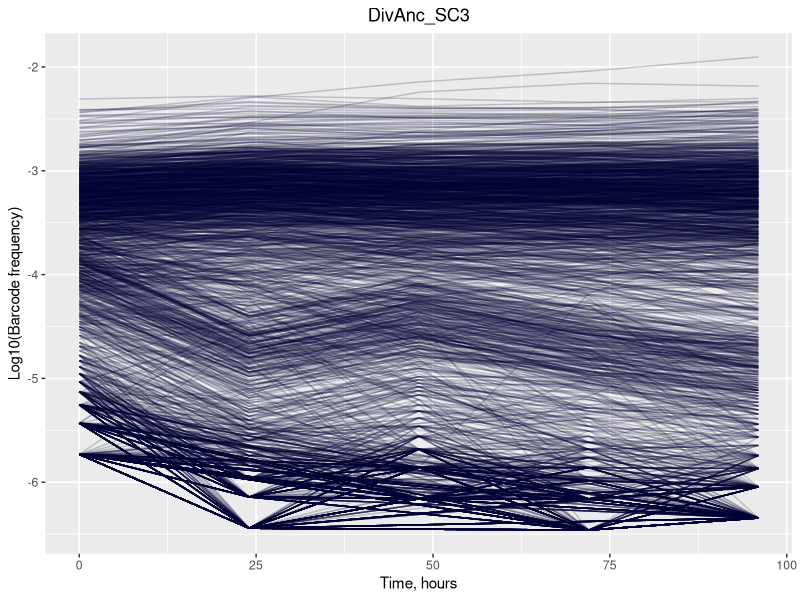
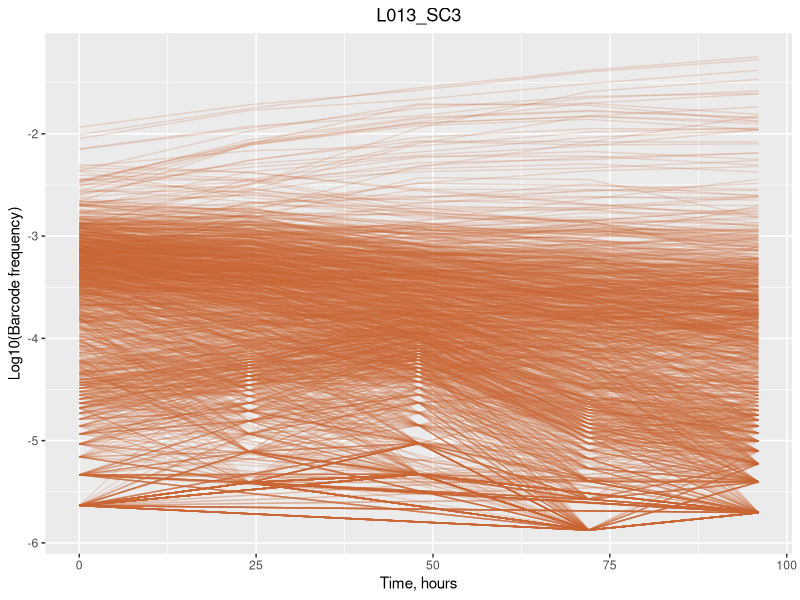
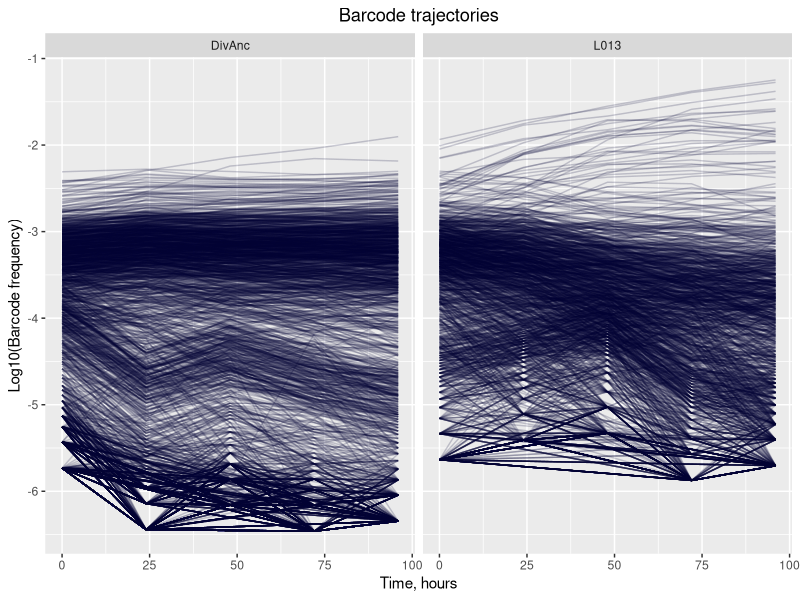
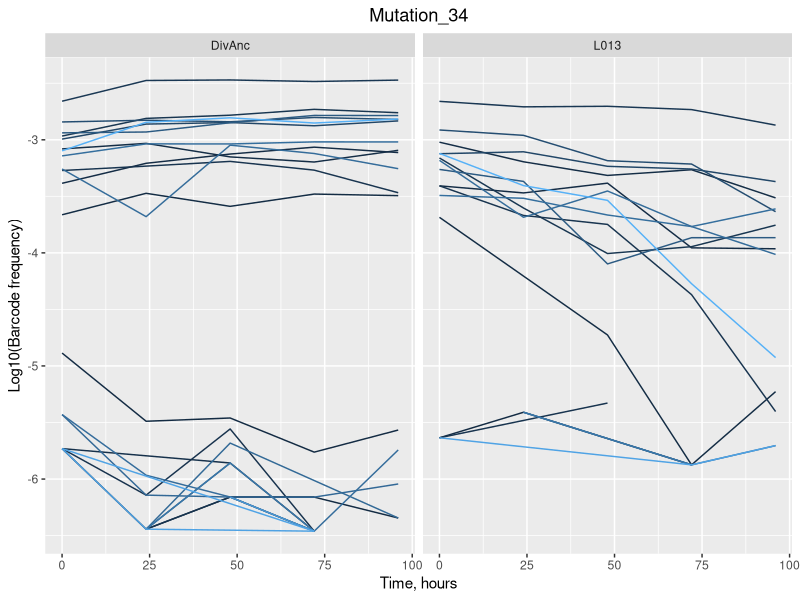
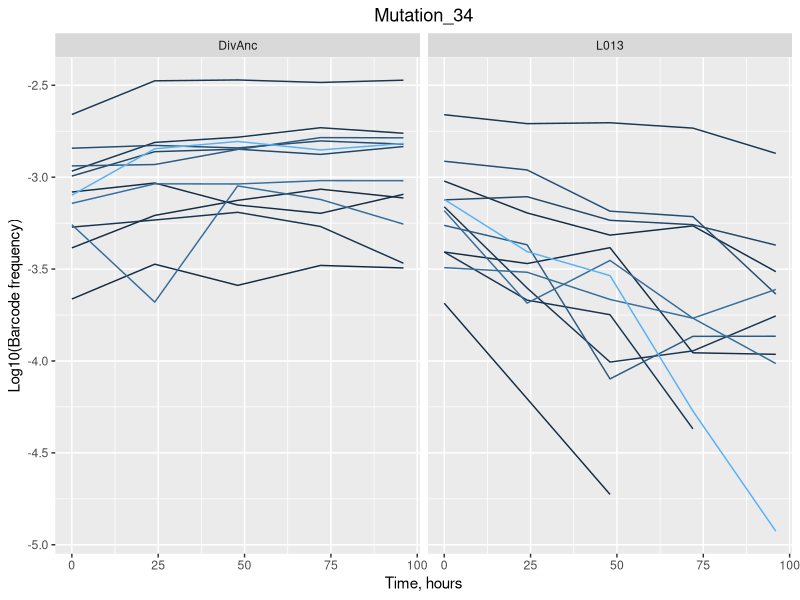
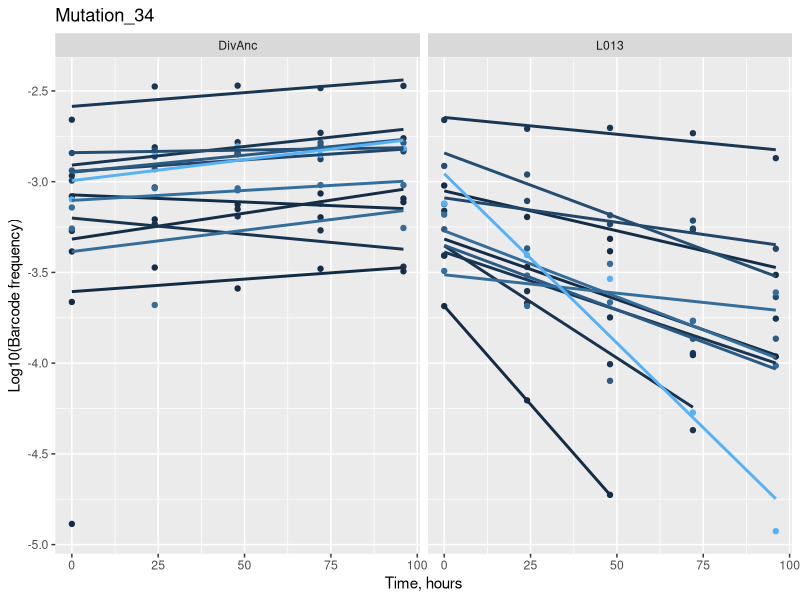
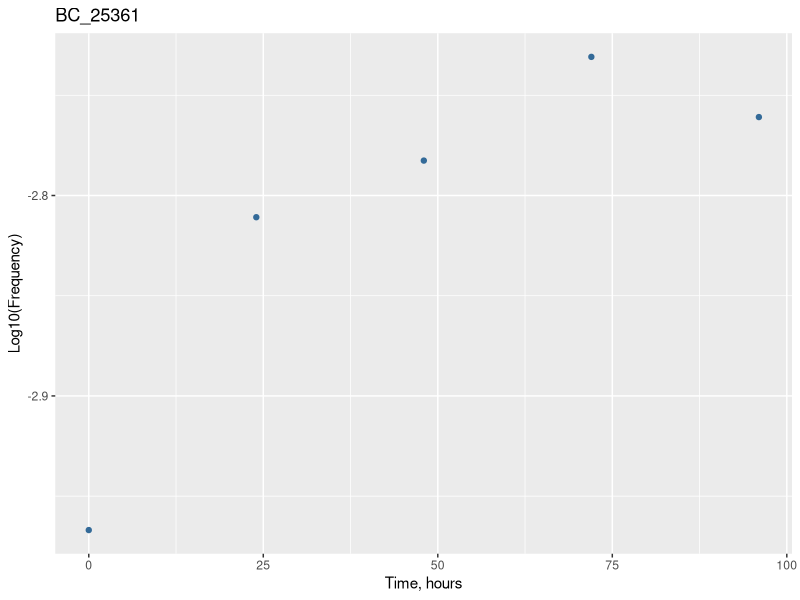
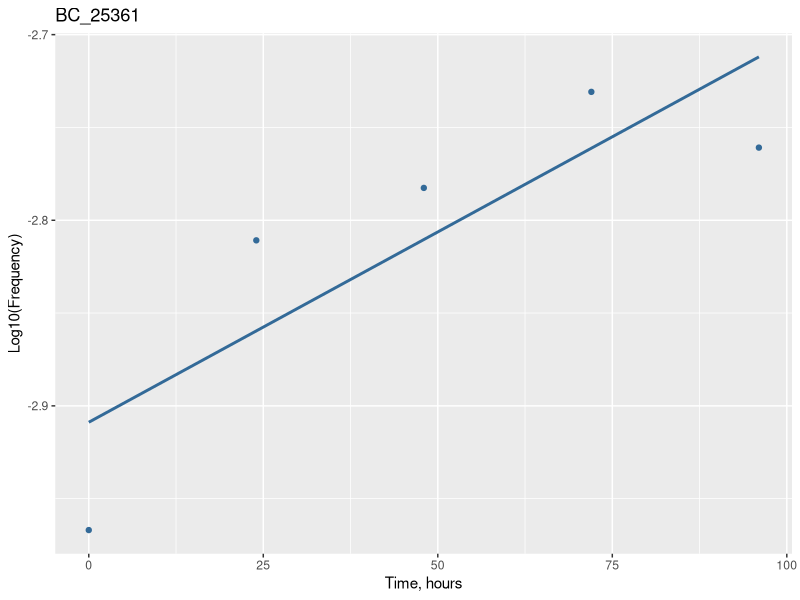

Reproduce these figures in R, in order. (Note: this script raises an error after producing the figures.)
## ---- chunk 1
knitr::opts_chunk$set(echo = TRUE)
## ---- chunk 2
library(tidyr)
library(dplyr)
## ---- chunk 3
library(ggplot2)
library(readr)
## ---- chunk 4
#Note: tbl_df function forwards the argument to "as_data_frame""

exp_data<-read.csv("Experimental_results.csv")
head(exp_data)
## ---- chunk 5
# Remove column "X" from a dataframe:
exp_data<-select(exp_data, -X)
head(exp_data)
## ---- chunk 6
# Practice selecting certain columns from within a dataset
practice_data <- select(exp_data, Mut_ID, Strain, Environment)
head(practice_data)
## ---- chunk 7
# Information from a ggplot description page:
# ggplot(df, aes(x, y, <other aesthetics>))
## ---- chunk 8
# First, check how function "gather" works
exp_rearranged<-gather(exp_data, Generation, Frequency, H_0:H_96)
head(exp_rearranged)
## ---- chunk 9
# Separate values in "Generation" column into 2 columns
table_for_graph<-separate(exp_rearranged,Generation,into=c("H","Time"))
head(table_for_graph)
## ---- chunk 10
# Remove column "H" using function "select"
table_for_graph<-select(table_for_graph, -H)
head(table_for_graph)
## ---- chunk 11
table_cleaned<-na.omit(table_for_graph)
table_cleaned$Time<-as.numeric(table_cleaned$Time)
head(table_cleaned)
## ---- chunk 12
# We might need to plot data for each strain separately..
DivAnc<-filter(table_cleaned, table_cleaned$Strain=="DivAnc")
L013<-filter(table_cleaned, table_cleaned$Strain=="L013")
## ---- chunk 13
# Make a plot for DivAnc strain
DivAnc_plot=ggplot(DivAnc)+geom_line(aes(x=Time,y=Frequency,group=BC_ID),alpha=.2,colour="#000033")+ggtitle("DivAnc_SC3")+theme(plot.title = element_text(hjust = 0.5))+xlab("Time, hours") + ylab("Log10(Barcode frequency)")
DivAnc_plot
## ---- chunk 14
# Make a plot for L013 strain
L013_plot=ggplot(L013)+geom_line(aes(x=Time,y=Frequency,group=BC_ID),alpha=.2,colour="#CC6633")+ggtitle("L013_SC3")+theme(plot.title = element_text(hjust = 0.5))+xlab("Time, hours") + ylab("Log10(Barcode frequency)")
L013_plot
## ---- chunk 15
ggplot(table_cleaned)+geom_line(aes(x=Time,y=Frequency,group=BC_ID),alpha=.2,colour="#000033")+facet_grid(.~Strain)+ggtitle("Barcode trajectories")+theme(plot.title = element_text(hjust = 0.5))+xlab("Time, hours") + ylab("Log10(Barcode frequency)")
## ---- chunk 16
# I've chosen Mut_ID==34
mut34<-filter(table_cleaned, table_cleaned$Mut_ID=="34")
head(mut34)     
## ---- chunk 17
ggplot(mut34,aes(Time, Frequency, group=BC_ID, color=BC_ID))+geom_line()+theme(legend.position="none")+facet_grid(.~Strain)+ggtitle("Mutation_34")+xlab("Time, hours") + ylab("Log10(Barcode frequency)")+theme(plot.title = element_text(hjust = 0.5))
## ---- chunk 18
mut34_f<-filter(mut34, mut34$Frequency>(-5))
head(mut34_f)
## ---- chunk 19
ggplot(mut34_f,aes(Time, Frequency, group=BC_ID, color=BC_ID))+geom_line()+theme(legend.position="none")+facet_grid(.~Strain)+ggtitle("Mutation_34")+xlab("Time, hours") + ylab("Log10(Barcode frequency)")+theme(plot.title = element_text(hjust = 0.5))
## ---- chunk 20
ggplot(mut34_f,aes(Time, Frequency, colour = BC_ID, group=BC_ID))+geom_point()+geom_smooth(se = FALSE, method = "lm")+facet_grid(.~Strain)+theme(legend.position="none")+ggtitle(paste("Mutation",34, sep="_"))+xlab("Time, hours")+ ylab("Log10(Barcode frequency)")
## ---- chunk 21
# Lets become familiar with lm function:

# For this exercise, take the filtered data for mutation 34 (mut34_f) and filter out information about one barcode you like

# I have chosen BC_ID=25361 in DivAnc strain
BC_25361<-filter(mut34_f, mut34_f$BC_ID=="25361", mut34_f$Strain=="DivAnc")
BC_25361
## ---- chunk 22
#Lets plot frequency of this barcode:
BC_plot <- ggplot(BC_25361,aes(Time, Frequency, colour = BC_ID))+geom_point()+theme(legend.position="none")+ggtitle("BC_25361")+xlab("Time, hours") + ylab("Log10(Frequency)")
BC_plot
## ---- chunk 23
#Lets use lm function to fit the line to these points:
ggplot(BC_25361,aes(Time, Frequency, colour = BC_ID))+geom_point()+geom_smooth(se = FALSE, method = "lm")+theme(legend.position="none")+ggtitle("BC_25361")+xlab("Time, hours") + ylab("Log10(Frequency)")
## ---- chunk 24
BC_plot_lm <- BC_plot+geom_smooth(se = FALSE, method = "lm")
BC_plot_lm
## ---- chunk 25
# Lets check what data does lm function return:
regression_model<-lm(Frequency~Time,BC_25361)
summary_data<-summary(regression_model)
summary_data
## ---- chunk 26
# The information we are interested in is the value of Slope and Intercept of this line:
# Let's try to access them:

# Time
Time<-summary_data$coefficients[2]
Time
## ---- chunk 27
# Intercept:
Intercept<-summary_data$coefficients[1]
Intercept
## ---- chunk 28
# Lets create the file:
data_header=matrix(data = NA,nrow = 1,ncol = 7)
        data_header[1]="Mut_ID"
        data_header[2]="BC_ID"
        data_header[3]="Strain"
        data_header[4]="Slope"
        data_header[5]="Intercept"
        data_header[6]="R^2"
write.table(data_header,"~/Documents/UCSD/Year 4/Year 4 - Spring/BIMM 143/R/bimm_143_github/Lecture16/Tnseq_practice_output.csv",append = FALSE, sep = ",",eol="\n",dec=".",row.names = FALSE,col.names = FALSE)
## ---- chunk 29
for (mut in unique(table_cleaned$Mut_ID)) {
    mut_data=filter(table_cleaned,table_cleaned$Mut_ID==paste(mut))
    #now we have all data for each mutation separately
    for (bc in unique (mut_data$BC_ID)) {
      #now we filtered data for each barcode within 1 mutation
      bc_mut_data=filter(mut_data,mut_data$BC_ID==paste(bc))
      for (strain in unique (bc_mut_data$Strain)) {
        str_bc_mut_data=filter(bc_mut_data,bc_mut_data$Strain==paste(strain))
        #only considering combinations with 3 or more data points - anything less is statistically insignificant
        if (nrow(str_bc_mut_data)>2){
          regression_model=lm(Frequency~Time,str_bc_mut_data)
          summary_data=summary(regression_model)
          #now write to the output file! Prepare the data array first
          data_output=matrix(data = NA,nrow = 1,ncol = 6)
          data_output[1]=mut
          data_output[2]=bc
          data_output[3]=strain
          #slope
          data_output[4]=summary_data$coefficients[2]
          #intercept
          data_output[5]=summary_data$coefficients[1]
          #r-squared
          data_output[6]=summary_data$r.squared
          #time to write
          write.table(data_output,"~/Documents/UCSD/Year 4/Year 4 - Spring/BIMM 143/R/bimm_143_github/Lecture16/Tnseq_practice_output.csv",append = TRUE, sep = ",",eol="\n",dec=".",row.names = FALSE,col.names = FALSE)
      }
    }
  }
 }
